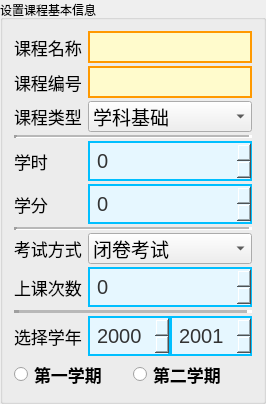
         <widget class="QGroupBox" name="groupBox">
          <property name="sizePolicy">
           <sizepolicy hsizetype="Expanding" vsizetype="Expanding">
            <horstretch>0</horstretch>
            <verstretch>0</verstretch>
           </sizepolicy>
          </property>
          <property name="baseSize">
           <size>
            <width>0</width>
            <height>0</height>
           </size>
          </property>
          <property name="font">
           <font>
            <pointsize>9</pointsize>
           </font>
          </property>
          <property name="title">
           <string>设置课程基本信息</string>
          </property>
          <property name="flat">
           <bool>true</bool>
          </property>
          <layout class="QFormLayout" name="formLayout">
           <property name="sizeConstraint">
            <enum>QLayout::SetMaximumSize</enum>
           </property>
           <property name="verticalSpacing">
            <number>3</number>
           </property>
           <item row="0" column="0">
            <widget class="QLabel" name="label">
             <property name="sizePolicy">
              <sizepolicy hsizetype="Expanding" vsizetype="Expanding">
               <horstretch>0</horstretch>
               <verstretch>0</verstretch>
              </sizepolicy>
             </property>
             <property name="font">
              <font>
               <pointsize>13</pointsize>
              </font>
             </property>
             <property name="text">
              <string>课程名称</string>
             </property>
            </widget>
           </item>
           <item row="0" column="1">
            <widget class="QLineEdit" name="lineEdit_courseName">
             <property name="sizePolicy">
              <sizepolicy hsizetype="Expanding" vsizetype="Expanding">
               <horstretch>0</horstretch>
               <verstretch>0</verstretch>
              </sizepolicy>
             </property>
             <property name="font">
              <font>
               <pointsize>-1</pointsize>
              </font>
             </property>
             <property name="styleSheet">
              <string notr="true">QLineEdit {
    background-color: #fffbcc; /* 浅黄色背景 */
    border: 2px solid #ff9900; /* 橙色边框 */
    padding: 5px;
    font-size: 14px;
    color: #333333; /* 深色字体 */
}

QLineEdit:focus {
    border: 2px solid #ff6600; /* 聚焦时边框变为深橙色 */
    background-color: #fff3b0; /* 聚焦时背景变为更亮的浅黄色 */
}
</string>
             </property>
            </widget>
           </item>
           <item row="1" column="0">
            <widget class="QLabel" name="label_4">
             <property name="sizePolicy">
              <sizepolicy hsizetype="Expanding" vsizetype="Expanding">
               <horstretch>0</horstretch>
               <verstretch>0</verstretch>
              </sizepolicy>
             </property>
             <property name="font">
              <font>
               <pointsize>13</pointsize>
              </font>
             </property>
             <property name="text">
              <string>课程编号</string>
             </property>
            </widget>
           </item>
           <item row="1" column="1">
            <widget class="QLineEdit" name="lineEdit_courseID">
             <property name="sizePolicy">
              <sizepolicy hsizetype="Expanding" vsizetype="Expanding">
               <horstretch>0</horstretch>
               <verstretch>0</verstretch>
              </sizepolicy>
             </property>
             <property name="font">
              <font>
               <pointsize>-1</pointsize>
              </font>
             </property>
             <property name="styleSheet">
              <string notr="true">QLineEdit {
    background-color: #fffbcc; /* 浅黄色背景 */
    border: 2px solid #ff9900; /* 橙色边框 */
    padding: 5px;
    font-size: 14px;
    color: #333333; /* 深色字体 */
}

QLineEdit:focus {
    border: 2px solid #ff6600; /* 聚焦时边框变为深橙色 */
    background-color: #fff3b0; /* 聚焦时背景变为更亮的浅黄色 */
}
</string>
             </property>
            </widget>
           </item>
           <item row="2" column="0">
            <widget class="QLabel" name="label_2">
             <property name="sizePolicy">
              <sizepolicy hsizetype="Expanding" vsizetype="Expanding">
               <horstretch>0</horstretch>
               <verstretch>0</verstretch>
              </sizepolicy>
             </property>
             <property name="font">
              <font>
               <pointsize>13</pointsize>
              </font>
             </property>
             <property name="text">
              <string>课程类型</string>
             </property>
            </widget>
           </item>
           <item row="2" column="1">
            <widget class="QComboBox" name="comboBox_courseType">
             <property name="sizePolicy">
              <sizepolicy hsizetype="Expanding" vsizetype="Expanding">
               <horstretch>0</horstretch>
               <verstretch>0</verstretch>
              </sizepolicy>
             </property>
             <property name="font">
              <font>
               <pointsize>14</pointsize>
              </font>
             </property>
             <item>
              <property name="text">
               <string>学科基础</string>
              </property>
             </item>
            </widget>
           </item>
           <item row="3" column="0" colspan="2">
            <widget class="Line" name="line">
             <property name="lineWidth">
              <number>3</number>
             </property>
             <property name="midLineWidth">
              <number>2</number>
             </property>
             <property name="orientation">
              <enum>Qt::Horizontal</enum>
             </property>
            </widget>
           </item>
           <item row="4" column="0">
            <widget class="QLabel" name="label_3">
             <property name="sizePolicy">
              <sizepolicy hsizetype="Expanding" vsizetype="Expanding">
               <horstretch>0</horstretch>
               <verstretch>0</verstretch>
              </sizepolicy>
             </property>
             <property name="font">
              <font>
               <pointsize>13</pointsize>
              </font>
             </property>
             <property name="text">
              <string>学时</string>
             </property>
            </widget>
           </item>
           <item row="4" column="1">
            <widget class="QSpinBox" name="spinBox_classHours">
             <property name="sizePolicy">
              <sizepolicy hsizetype="Expanding" vsizetype="Expanding">
               <horstretch>0</horstretch>
               <verstretch>0</verstretch>
              </sizepolicy>
             </property>
             <property name="font">
              <font>
               <pointsize>-1</pointsize>
              </font>
             </property>
             <property name="styleSheet">
              <string notr="true">QSpinBox::up-button {
    subcontrol-origin: border;
    subcontrol-position: top right;
    width: 16px;
    image: url(:/images2/add_24dp_FILL0_wght400_GRAD0_opsz24.png); /* 设置增加按钮的图标 */
}

QSpinBox::down-button {
    subcontrol-origin: border;
    subcontrol-position: bottom right;
    width: 16px;
    image: url(:/images2/remove_24dp_FILL0_wght400_GRAD0_opsz24.png); /* 设置减少按钮的图标 */
}

QSpinBox::up-button:hover {
    background-color: green; /* 悬停时背景颜色 */
}

QSpinBox::down-button:hover {
    background-color: rgb(85, 170, 255); /* 悬停时背景颜色 */
}
QSpinBox {
    background-color: #e6f7ff; /* 浅蓝色背景 */
    border: 2px solid #00bfff; /* 天蓝色边框 */
    padding: 5px;
    font-size: 20px;
    color: #333333; /* 深色字体 */
}</string>
             </property>
             <property name="stepType">
              <enum>QAbstractSpinBox::DefaultStepType</enum>
             </property>
            </widget>
           </item>
           <item row="5" column="0">
            <widget class="QLabel" name="label_5">
             <property name="sizePolicy">
              <sizepolicy hsizetype="Expanding" vsizetype="Expanding">
               <horstretch>0</horstretch>
               <verstretch>0</verstretch>
              </sizepolicy>
             </property>
             <property name="font">
              <font>
               <pointsize>13</pointsize>
              </font>
             </property>
             <property name="text">
              <string>学分</string>
             </property>
            </widget>
           </item>
           <item row="5" column="1">
            <widget class="QSpinBox" name="spinBox_Credit">
             <property name="sizePolicy">
              <sizepolicy hsizetype="Expanding" vsizetype="Expanding">
               <horstretch>0</horstretch>
               <verstretch>0</verstretch>
              </sizepolicy>
             </property>
             <property name="font">
              <font>
               <pointsize>-1</pointsize>
              </font>
             </property>
             <property name="styleSheet">
              <string notr="true">QSpinBox::up-button {
    subcontrol-origin: border;
    subcontrol-position: top right;
    width: 16px;
    image: url(:/images2/add_24dp_FILL0_wght400_GRAD0_opsz24.png); /* 设置增加按钮的图标 */
}

QSpinBox::down-button {
    subcontrol-origin: border;
    subcontrol-position: bottom right;
    width: 16px;
    image: url(:/images2/remove_24dp_FILL0_wght400_GRAD0_opsz24.png); /* 设置减少按钮的图标 */
}

QSpinBox::up-button:hover {
    background-color: green; /* 悬停时背景颜色 */
}

QSpinBox::down-button:hover {
    background-color: rgb(85, 170, 255); /* 悬停时背景颜色 */
}
QSpinBox {
    background-color: #e6f7ff; /* 浅蓝色背景 */
    border: 2px solid #00bfff; /* 天蓝色边框 */
    padding: 5px;
    font-size: 20px;
    color: #333333; /* 深色字体 */
}</string>
             </property>
            </widget>
           </item>
           <item row="6" column="0" colspan="2">
            <widget class="Line" name="line_2">
             <property name="lineWidth">
              <number>3</number>
             </property>
             <property name="midLineWidth">
              <number>2</number>
             </property>
             <property name="orientation">
              <enum>Qt::Horizontal</enum>
             </property>
            </widget>
           </item>
           <item row="7" column="0">
            <widget class="QLabel" name="label_6">
             <property name="sizePolicy">
              <sizepolicy hsizetype="Expanding" vsizetype="Expanding">
               <horstretch>0</horstretch>
               <verstretch>0</verstretch>
              </sizepolicy>
             </property>
             <property name="font">
              <font>
               <pointsize>13</pointsize>
              </font>
             </property>
             <property name="text">
              <string>考试方式</string>
             </property>
            </widget>
           </item>
           <item row="7" column="1">
            <widget class="QComboBox" name="comboBox_2">
             <property name="sizePolicy">
              <sizepolicy hsizetype="Expanding" vsizetype="Expanding">
               <horstretch>0</horstretch>
               <verstretch>0</verstretch>
              </sizepolicy>
             </property>
             <property name="font">
              <font>
               <pointsize>14</pointsize>
              </font>
             </property>
             <item>
              <property name="text">
               <string>闭卷考试</string>
              </property>
             </item>
             <item>
              <property name="text">
               <string>开卷考试</string>
              </property>
             </item>
             <item>
              <property name="text">
               <string>大作业</string>
              </property>
             </item>
            </widget>
           </item>
           <item row="8" column="0">
            <widget class="QLabel" name="label_7">
             <property name="sizePolicy">
              <sizepolicy hsizetype="Expanding" vsizetype="Expanding">
               <horstretch>0</horstretch>
               <verstretch>0</verstretch>
              </sizepolicy>
             </property>
             <property name="font">
              <font>
               <pointsize>13</pointsize>
              </font>
             </property>
             <property name="text">
              <string>上课次数</string>
             </property>
            </widget>
           </item>
           <item row="8" column="1">
            <widget class="QSpinBox" name="spinBox_classNum">
             <property name="sizePolicy">
              <sizepolicy hsizetype="Expanding" vsizetype="Expanding">
               <horstretch>0</horstretch>
               <verstretch>0</verstretch>
              </sizepolicy>
             </property>
             <property name="font">
              <font>
               <pointsize>-1</pointsize>
              </font>
             </property>
             <property name="styleSheet">
              <string notr="true">QSpinBox::up-button {
    subcontrol-origin: border;
    subcontrol-position: top right;
    width: 16px;
    image: url(:/images2/add_24dp_FILL0_wght400_GRAD0_opsz24.png); /* 设置增加按钮的图标 */
}

QSpinBox::down-button {
    subcontrol-origin: border;
    subcontrol-position: bottom right;
    width: 16px;
    image: url(:/images2/remove_24dp_FILL0_wght400_GRAD0_opsz24.png); /* 设置减少按钮的图标 */
}

QSpinBox::up-button:hover {
    background-color: green; /* 悬停时背景颜色 */
}

QSpinBox::down-button:hover {
    background-color: rgb(85, 170, 255); /* 悬停时背景颜色 */
}
QSpinBox {
    background-color: #e6f7ff; /* 浅蓝色背景 */
    border: 2px solid #00bfff; /* 天蓝色边框 */
    padding: 5px;
    font-size: 20px;
    color: #333333; /* 深色字体 */
}</string>
             </property>
            </widget>
           </item>
           <item row="9" column="0" colspan="2">
            <widget class="Line" name="line_4">
             <property name="lineWidth">
              <number>5</number>
             </property>
             <property name="midLineWidth">
              <number>5</number>
             </property>
             <property name="orientation">
              <enum>Qt::Horizontal</enum>
             </property>
            </widget>
           </item>
           <item row="10" column="0">
            <widget class="QLabel" name="label_13">
             <property name="font">
              <font>
               <pointsize>13</pointsize>
              </font>
             </property>
             <property name="text">
              <string>选择学年</string>
             </property>
            </widget>
           </item>
           <item row="10" column="1">
            <layout class="QHBoxLayout" name="horizontalLayout_5" stretch="8,2,8">
             <item>
              <widget class="QSpinBox" name="spinBox">
               <property name="font">
                <font>
                 <pointsize>-1</pointsize>
                </font>
               </property>
               <property name="styleSheet">
                <string notr="true">QSpinBox::up-button {
    subcontrol-origin: border;
    subcontrol-position: top right;
    width: 16px;
    image: url(:/images2/add_24dp_FILL0_wght400_GRAD0_opsz24.png); /* 设置增加按钮的图标 */
}

QSpinBox::down-button {
    subcontrol-origin: border;
    subcontrol-position: bottom right;
    width: 16px;
    image: url(:/images2/remove_24dp_FILL0_wght400_GRAD0_opsz24.png); /* 设置减少按钮的图标 */
}

QSpinBox::up-button:hover {
    background-color: green; /* 悬停时背景颜色 */
}

QSpinBox::down-button:hover {
    background-color: rgb(85, 170, 255); /* 悬停时背景颜色 */
}
QSpinBox {
    background-color: #e6f7ff; /* 浅蓝色背景 */
    border: 2px solid #00bfff; /* 天蓝色边框 */
    padding: 5px;
    font-size: 20px;
    color: #333333; /* 深色字体 */
}</string>
               </property>
               <property name="minimum">
                <number>2000</number>
               </property>
              </widget>
             </item>
             <item>
              <widget class="Line" name="line_3">
               <property name="frameShadow">
                <enum>QFrame::Plain</enum>
               </property>
               <property name="lineWidth">
                <number>5</number>
               </property>
               <property name="midLineWidth">
                <number>5</number>
               </property>
               <property name="orientation">
                <enum>Qt::Horizontal</enum>
               </property>
              </widget>
             </item>
             <item>
              <widget class="QSpinBox" name="spinBox_2">
               <property name="font">
                <font>
                 <pointsize>-1</pointsize>
                </font>
               </property>
               <property name="styleSheet">
                <string notr="true">QSpinBox::up-button {
    subcontrol-origin: border;
    subcontrol-position: top right;
    width: 16px;
    image: url(:/images2/add_24dp_FILL0_wght400_GRAD0_opsz24.png); /* 设置增加按钮的图标 */
}

QSpinBox::down-button {
    subcontrol-origin: border;
    subcontrol-position: bottom right;
    width: 16px;
    image: url(:/images2/remove_24dp_FILL0_wght400_GRAD0_opsz24.png); /* 设置减少按钮的图标 */
}

QSpinBox::up-button:hover {
    background-color: green; /* 悬停时背景颜色 */
}

QSpinBox::down-button:hover {
    background-color: rgb(85, 170, 255); /* 悬停时背景颜色 */
}
QSpinBox {
    background-color: #e6f7ff; /* 浅蓝色背景 */
    border: 2px solid #00bfff; /* 天蓝色边框 */
    padding: 5px;
    font-size: 20px;
    color: #333333; /* 深色字体 */
}</string>
               </property>
               <property name="minimum">
                <number>2001</number>
               </property>
              </widget>
             </item>
            </layout>
           </item>
           <item row="13" column="0" colspan="2">
            <layout class="QHBoxLayout" name="horizontalLayout_6" stretch="2,2">
             <item>
              <widget class="QRadioButton" name="radioButton_2">
               <property name="font">
                <font>
                 <pointsize>13</pointsize>
                 <bold>true</bold>
                 <underline>false</underline>
                 <strikeout>false</strikeout>
                </font>
               </property>
               <property name="text">
                <string>第一学期</string>
               </property>
              </widget>
             </item>
             <item>
              <widget class="QRadioButton" name="radioButton">
               <property name="font">
                <font>
                 <pointsize>13</pointsize>
                 <bold>true</bold>
                 <underline>false</underline>
                 <strikeout>false</strikeout>
                </font>
               </property>
               <property name="text">
                <string>第二学期</string>
               </property>
              </widget>
             </item>
            </layout>
           </item>
          </layout>
         </widget>
